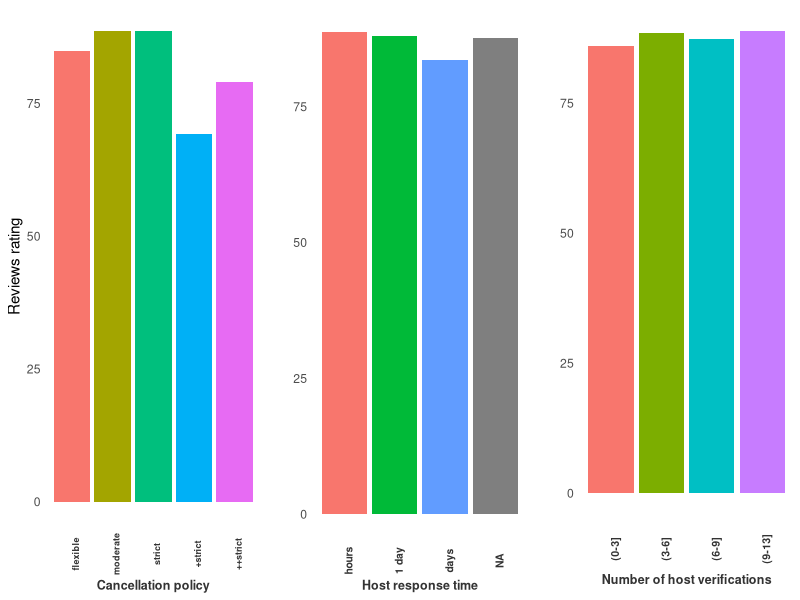
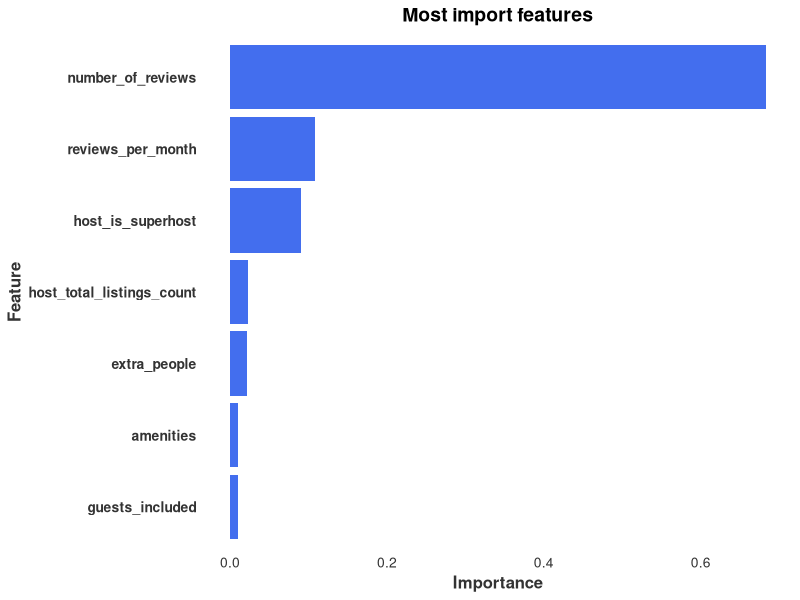

Write the R code that produced these figures, in order.
## ---- chunk 1
knitr::opts_chunk$set(echo = TRUE)
library(ggplot2)
library(ggpubr)
setwd("/Users/ruy/Documents/Projects/incubator/project/airbnb/ny/airbnb-")
## ---- chunk 2
# Load data
listings = read.csv("listings_graph.csv", header=TRUE, sep=",")
listings = listings[listings$review_scores_rating <= 95,] ## I will focus on those who can improve
f_importance = read.csv("feature_importance.csv", header=TRUE, sep=",")

# Create some categorical variables
listings$verifications_cat <-cut(listings$host_verifications, c(0,3,6,9,13), 
                                 labels=c("   (0-3]   ", "   (3-6]   ", "   (6-9]   ", "   (9-13]   "))
## ---- chunk 3
# Main theme
blank_theme <- theme_minimal()+
  theme(
  panel.border = element_blank(),
  panel.grid=element_blank(),
  axis.ticks = element_blank(),
  plot.title=element_text(size=14, face="bold")
  )
## ---- chunk 4
## Visualization 1 ##

# Give the order of the factors
listings$cancellation_policy <- factor(listings$cancellation_policy, c('flexible', 'moderate', 'strict', '+strict', '++strict'))
listings$host_response_time <- factor(listings$host_response_time, c('< 1 hour', 'hours','1 day', 'days'))

# Graph about cancellation policy
cancellation = ggplot(listings, aes(factor(cancellation_policy), 
                                    review_scores_rating, fill = cancellation_policy)) +
  geom_bar(stat = "summary", fun.y = "mean", position = "dodge") + 
  blank_theme +
  labs(x = "Cancellation policy", y = "Reviews rating") + 
  theme(legend.position = "none", 
        axis.text.x = element_text(colour="grey20",size=6.5, angle=90, face="bold"),
        axis.title.x = element_text(colour="grey20",size=9, face="bold"))

# Graph about respond time
respond_time = ggplot(listings, aes(factor(host_response_time), review_scores_rating, fill = host_response_time)) +
  geom_bar(stat = "summary", fun.y = "mean", position = "dodge") + 
  blank_theme +
  labs(x = "Host response time", y = "") + 
  theme(legend.position = "none",
        axis.text.x = element_text(colour="grey20",size=7.5, angle=90, face="bold"),
        axis.title.x = element_text(colour="grey20",size=9, face="bold"))

# Graph about number of identity verifications of the host
verifications = ggplot(listings, aes(verifications_cat, review_scores_rating, fill = verifications_cat)) +
  geom_bar(stat = "summary", fun.y = "mean", position = "dodge") + 
  blank_theme +
  labs(x = "Number of host verifications", y = "") + 
  theme(legend.position = "none", 
        axis.text.x = element_text(colour="grey20",size=7.7, angle=90, face="bold"),
        axis.title.x = element_text(colour="grey20",size=9, face="bold", margin = margin(b=4)))

ggarrange(cancellation, respond_time, verifications, ncol = 3, nrow = 1)

## ---- chunk 5
## Visualization 2

f_importance$feature <- factor(f_importance$feature, f_importance$feature)

ggplot(f_importance, aes(x=feature)) +
  geom_bar(aes(y=importance), position="dodge",stat="identity", fill="royalblue2")  + blank_theme + 
  theme(legend.position = "none") +
  labs(x = "Feature", y = "Importance") +
  ggtitle("Most import features") +
  coord_flip() +
  theme(legend.position = "none", 
        axis.text.x = element_text(colour="grey20",size=10, angle=0, face="plain"),
        axis.text.y = element_text(colour="grey20",size=10, angle=0, face="bold"),
        axis.title.x = element_text(colour="grey20",size=12, face="bold"),
        axis.title.y = element_text(colour="grey20",size=12, face="bold"),
        plot.title = element_text(hjust = 0.5))

